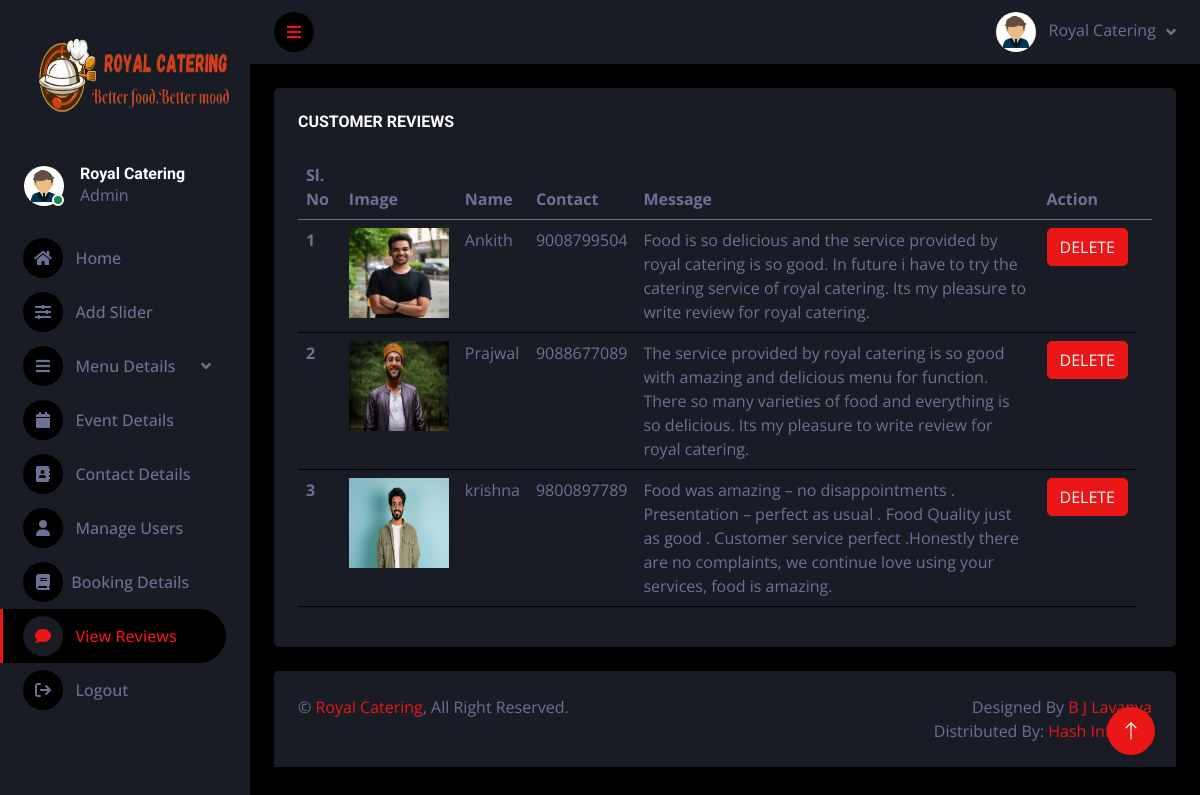
Screenshot of /admin/viewreviews.php (signed in) with the database file from the repository.
### tables this page shows
CREATE TABLE `reviews` (
  `id` int(20) NOT NULL,
  `customerimage` varchar(60) NOT NULL,
  `customername` varchar(50) NOT NULL,
  `phonenumber` varchar(10) NOT NULL,
  `feedback` varchar(1000) NOT NULL
);

### admin/viewreviews.php (the view, shortened to what this page needs)
<?php
if(isset($_SESSION['royaladmin']))
{
?>
<!DOCTYPE html>
<html lang="en">
<head>
    <link rel="stylesheet" href="https://cdnjs.cloudflare.com/ajax/libs/font-awesome/6.5.1/css/all.min.css" />
    <link href="https://cdnjs.cloudflare.com/ajax/libs/font-awesome/5.10.0/css/all.min.css" rel="stylesheet">
    <link href="https://cdn.jsdelivr.net/npm/bootstrap-icons@1.4.1/font/bootstrap-icons.css" rel="stylesheet">
    <link href="lib/owlcarousel/assets/owl.carousel.min.css" rel="stylesheet">
    <link href="lib/tempusdominus/css/tempusdominus-bootstrap-4.min.css" rel="stylesheet" />
    <link href="css/bootstrap.min.css" rel="stylesheet">
    <link href="css/style.css" rel="stylesheet">
</head>
<body>
    <div class="container-fluid position-relative d-flex p-0">
        <div class="sidebar pe-4 pb-3">
            <nav class="navbar bg-secondary navbar-dark">
                <a href="index.html" class="navbar-brand mx-4 mb-3">
                    <img src="logoroyal4.png" alt="logo" width="220px;" height="130px">
                </a>
                <div class="d-flex align-items-center ms-4 mb-4">
                    <div class="position-relative">
                        <img class="rounded-circle" src="adminlogo.jpg" alt="" style="width: 40px; height: 40px;">
                        <div class="bg-success rounded-circle border border-2 border-white position-absolute end-0 bottom-0 p-1"></div>
                    </div>
                    <div class="ms-3">
                        <h6 class="mb-0">Royal Catering</h6>
                        <span>Admin</span>
                    </div>
                </div>
                <div class="navbar-nav w-100">
                    <a href="home.php" class="nav-item nav-link "><i class="fa fa-home"></i>&nbsp;&nbsp;&nbsp;Home</a>
					<a href="addslider.php" class="nav-item nav-link "><i class="fa fa-sliders" aria-hidden="true"></i>&nbsp;&nbsp;&nbsp;Add Slider</a>
                    <div class="nav-item dropdown">
                        <a href="#" class="nav-link dropdown-toggle" data-bs-toggle="dropdown"><i class="fa fa-bars"></i>&nbsp;&nbsp;&nbsp;Menu Details</a>
                    </div>
					<a href="events.php" class="nav-item nav-link"><i class="fa fa-calendar"></i>&nbsp;&nbsp;&nbsp;Event Details</a>
					<a href="contactdetails.php" class="nav-item nav-link"><i class="fa fa-address-book"></i>&nbsp;&nbsp;&nbsp;Contact Details</a>
					<a href="manageusers.php" class="nav-item nav-link"><i class="fa-solid fa-user"></i>&nbsp;&nbsp;&nbsp;Manage Users</a>
					<a href="viewbooking.php" class="nav-item nav-link"><i class="fa-solid fa-book"></i>&nbsp;&nbsp;Booking Details</a>
                    <a href="viewreviews.php" class="nav-item nav-link active"><i class="fa fa-comment"></i>&nbsp;&nbsp;&nbsp;View Reviews</a>
                    <a href="logout.php" class="nav-item nav-link"><i class="fa fa-sign-out"></i>&nbsp;&nbsp;&nbsp;Logout</a>
                </div>
            </nav>
        </div>
        <div class="content">
            <nav class="navbar navbar-expand bg-secondary navbar-dark sticky-top px-4 py-0">
                <a href="#" class="sidebar-toggler flex-shrink-0">
                    <i class="fa fa-bars"></i>
                </a>
                <div class="navbar-nav align-items-center ms-auto">
                    <div class="nav-item dropdown">
                        <a href="#" class="nav-link dropdown-toggle" data-bs-toggle="dropdown">
                            <img class="rounded-circle me-lg-2" src="adminlogo.jpg" alt="" style="width: 40px; height: 40px;">
                            <span class="d-none d-lg-inline-flex">Royal Catering</span>
                        </a>
                    </div>
                </div>
            </nav>
            <div class="container-fluid pt-4 px-4">
                <div class="row g-4">
                    <div class="col-sm-12 col-xl-12">
                        <div class="bg-secondary rounded h-100 p-4">
                            <h6 class="mb-4">CUSTOMER REVIEWS</h6>
                            <table class="table table-hover">
                                <thead>
                                    <tr>
                                        <th scope="col">Sl. No</th>
										<th scope="col">Image</th>
                                        <th scope="col">Name</th>
                                        <th scope="col">Contact</th>
                                        <th scope="col">Message</th>
                                        <th scope="col">Action</th>
										<th></th>
                                    </tr>
                                </thead>
                                <tbody>
								<?php
								include 'config.php';
								$sql1 = "select * from reviews";
								$result1 = mysqli_query($con,$sql1);
								$num1=mysqlI_num_rows($result1);
								$sl=0;
								if($num1 > 0)
								{
								while($row1 = mysqli_fetch_array($result1))
								{
								$sl+=1;
								$customerimage=$row1['customerimage'];
								$customername=$row1['customername'];
								$phonenumber=$row1['phonenumber'];
								$feedback=$row1['feedback'];
								?>
                                    <tr>
                                        <th scope="row"><?php echo $sl; ?></th>
										<td><img src="../afterlogin/userreviewimg/<?php echo $customerimage; ?>" alt="slider image" height="90px" width="100px;"></td>
                                        <td><?php echo $customername; ?></td>
										<td><?php echo $phonenumber; ?></td>
										<td><?php echo $feedback; ?></td>
										<td>
										<form action="#" method="post">
                                        <button type="submit" name="delete" class="btn btn-primary">DELETE</button>
										</form>
										</td>
                                    </tr>
                                    <?php
								}
								}
								?>
                                </tbody>
                            </table>
                        </div>
                    </div>
                </div>
            </div>
            <div class="container-fluid pt-4 px-4">
                <div class="bg-secondary rounded-top p-4">
                    <div class="row">
                        <div class="col-12 col-sm-6 text-center text-sm-start">
                            &copy; <a href="#">Royal Catering</a>, All Right Reserved.
                        </div>
                        <div class="col-12 col-sm-6 text-center text-sm-end">
                            Designed By <a href="https://htmlcodex.com">B J Lavanya</a>
                            <br>Distributed By: <a href="https://themewagon.com" target="_blank">Hash Infotech</a>
                        </div>
                    </div>
                </div>
            </div>
        </div>
        <a href="#" class="btn btn-lg btn-primary btn-lg-square back-to-top"><i class="bi bi-arrow-up"></i></a>
    </div>
</body>
</html>
<?php
}
else
{
	echo"<script>location.href='index.php';</script>";
}
?>

### admin/css/style.css (style rules this page uses)
:root { --primary: #EB1616; --secondary: #191C24; --light: #6C7293; --dark: #000000; }
.back-to-top { position: fixed; display: none; right: 45px; bottom: 45px; z-index: 99; }
.btn { transition: .5s; }
.btn-lg-square { width: 48px; height: 48px; }
.btn-square, .btn-sm-square, .btn-lg-square { padding: 0; display: inline-flex; align-items: center; justify-content: center; font-weight: normal; border-radius: 50px; }
.sidebar { position: fixed; top: 0; left: 0; bottom: 0; width: 250px; height: 100vh; overflow-y: auto; background: var(--secondary); transition: 0.5s; z-index: 999; }
.content { margin-left: 250px; min-height: 100vh; background: var(--dark); transition: 0.5s; }
@media (min-width: 992px) { .sidebar { margin-left: 0; } }
@media (min-width: 992px) { .content { width: calc(100% - 250px); } }
.sidebar .navbar .navbar-nav .nav-link { padding: 7px 20px; color: var(--light); font-weight: 500; border-left: 3px solid var(--secondary); border-radius: 0 30px 30px 0; outline: none; }
.sidebar .navbar .navbar-nav .nav-link:hover, .sidebar .navbar .navbar-nav .nav-link.active { color: var(--primary); background: var(--dark); border-color: var(--primary); }
.sidebar .navbar .navbar-nav .nav-link i { width: 40px; height: 40px; display: inline-flex; align-items: center; justify-content: center; background: var(--dark); border-radius: 40px; }
.sidebar .navbar .navbar-nav .nav-link:hover i, .sidebar .navbar .navbar-nav .nav-link.active i { background: var(--secondary); }
.sidebar .navbar .dropdown-toggle::after { position: absolute; top: 15px; right: 15px; border: none; content: "\f107"; font-family: "Font Awesome 5 Free"; font-weight: 900; transition: .5s; }
.content .navbar .navbar-nav .nav-link { margin-left: 25px; padding: 12px 0; color: var(--light); outline: none; }
.content .navbar .sidebar-toggler, .content .navbar .navbar-nav .nav-link i { width: 40px; height: 40px; display: inline-flex; align-items: center; justify-content: center; background: var(--dark); border-radius: 40px; }
.content .navbar .dropdown-toggle::after { margin-left: 6px; vertical-align: middle; border: none; content: "\f107"; font-family: "Font Awesome 5 Free"; font-weight: 900; transition: .5s; }

### rows the page displays
reviews: customerimage (picture), customername "Ankith", phonenumber "9008799504", feedback "Food is so delicious and the service provided by royal catering is so good. In future i have to try the catering service of royal catering. Its my pleasure to write review for royal catering."
reviews: customerimage (picture), customername "Prajwal", phonenumber "9088677089", feedback "The service provided by royal catering is so good with amazing and delicious menu for function. There so many varieties of food and everything is so delicious. Its my pleasure to write review for royal catering."
reviews: customerimage (picture), customername "krishna", phonenumber "9800897789", feedback "Food was amazing – no disappointments . Presentation – perfect as usual . Food Quality just as good . Customer service perfect .Honestly there are no complaints, we continue love using your services, food is amazing."
